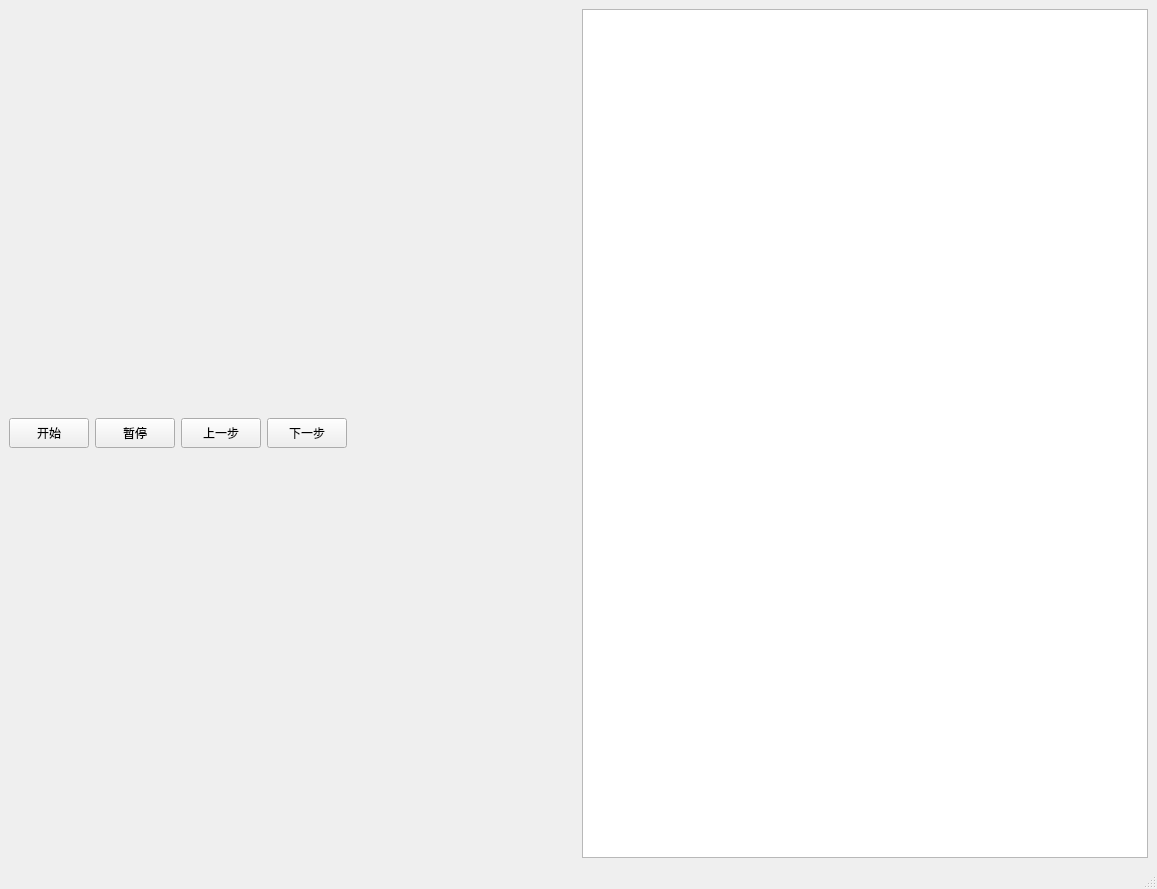
<?xml version="1.0" encoding="UTF-8"?>
<ui version="4.0">
 <class>MainWindow</class>
 <widget class="QMainWindow" name="MainWindow">
  <property name="geometry">
   <rect>
    <x>0</x>
    <y>0</y>
    <width>1157</width>
    <height>889</height>
   </rect>
  </property>
  <property name="sizePolicy">
   <sizepolicy hsizetype="Fixed" vsizetype="Fixed">
    <horstretch>0</horstretch>
    <verstretch>0</verstretch>
   </sizepolicy>
  </property>
  <property name="minimumSize">
   <size>
    <width>0</width>
    <height>0</height>
   </size>
  </property>
  <property name="maximumSize">
   <size>
    <width>6000</width>
    <height>6000</height>
   </size>
  </property>
  <property name="windowTitle">
   <string>MainWindow</string>
  </property>
  <widget class="QWidget" name="centralwidget">
   <layout class="QGridLayout" name="gridLayout_2">
    <item row="0" column="0">
     <layout class="QHBoxLayout" name="horizontalLayout_2" stretch="1,1">
      <item>
       <layout class="QVBoxLayout" name="verticalLayout" stretch="1,15">
        <item>
         <layout class="QHBoxLayout" name="horizontalLayout">
          <item>
           <widget class="QPushButton" name="Start_Button">
            <property name="sizePolicy">
             <sizepolicy hsizetype="Minimum" vsizetype="Fixed">
              <horstretch>0</horstretch>
              <verstretch>0</verstretch>
             </sizepolicy>
            </property>
            <property name="maximumSize">
             <size>
              <width>80</width>
              <height>30</height>
             </size>
            </property>
            <property name="text">
             <string>开始</string>
            </property>
           </widget>
          </item>
          <item>
           <widget class="QPushButton" name="Pause_Button">
            <property name="maximumSize">
             <size>
              <width>80</width>
              <height>30</height>
             </size>
            </property>
            <property name="text">
             <string>暂停</string>
            </property>
           </widget>
          </item>
          <item>
           <widget class="QPushButton" name="Before_Button">
            <property name="minimumSize">
             <size>
              <width>75</width>
              <height>30</height>
             </size>
            </property>
            <property name="text">
             <string>上一步</string>
            </property>
           </widget>
          </item>
          <item>
           <widget class="QPushButton" name="Next_Button">
            <property name="minimumSize">
             <size>
              <width>75</width>
              <height>30</height>
             </size>
            </property>
            <property name="text">
             <string>下一步</string>
            </property>
           </widget>
          </item>
          <item>
           <spacer name="horizontalSpacer">
            <property name="orientation">
             <enum>Qt::Horizontal</enum>
            </property>
            <property name="sizeHint" stdset="0">
             <size>
              <width>40</width>
              <height>20</height>
             </size>
            </property>
           </spacer>
          </item>
         </layout>
        </item>
        <item>
         <layout class="QGridLayout" name="gridLayout"/>
        </item>
       </layout>
      </item>
      <item>
       <widget class="QTableWidget" name="tableWidget">
        <property name="sizePolicy">
         <sizepolicy hsizetype="Expanding" vsizetype="Expanding">
          <horstretch>0</horstretch>
          <verstretch>0</verstretch>
         </sizepolicy>
        </property>
        <property name="minimumSize">
         <size>
          <width>40</width>
          <height>40</height>
         </size>
        </property>
       </widget>
      </item>
     </layout>
    </item>
   </layout>
  </widget>
  <widget class="QMenuBar" name="menubar">
   <property name="geometry">
    <rect>
     <x>0</x>
     <y>0</y>
     <width>1157</width>
     <height>23</height>
    </rect>
   </property>
  </widget>
  <widget class="QStatusBar" name="statusbar"/>
 </widget>
 <resources/>
 <connections/>
</ui>
